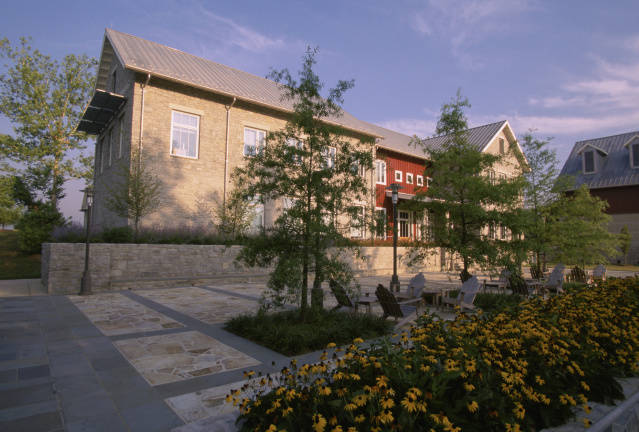
#> input picture pubs/building.jpg, 639 x 432 px, found by its file name
$ jupyter execute --allow-errors PSO_hw16_en.ipynb   (shell and % lines are left out)
#> lines starting #> are read from the running program, lines starting #| are printed output that depends on the picture
<a href="https://colab.research.google.com/github/kocurvik/edu/blob/master/PSO/notebooks/PSO_hw16_en.ipynb" target="_parent"></a>

# HW16 Edge-Preserving Smoothing (The Bilateral Filter)

## Introduction
Standard linear filters, like the Gaussian blur, are excellent for removing noise, but they have a significant downside: they smooth everything, including edges. This results in a loss of structural detail.The Bilateral Filter is a non-linear filter that solves this by considering two factors when calculating the weight of a neighbor pixel:
* Spatial Distance: How far is the neighbor from the center? (Like a standard Gaussian).
* Range (Intensity) Distance: How similar is the neighbor's intensity to the center?If a neighbor is close in space but very different in intensity (e.g., across an edge), it gets a low weight, preserving the edge.

### Mathematical Formulation
For a pixel at location $p$, the filtered output $BF[I]_p$ is defined as:$$BF[I]_p = \frac{1}{W_p} \sum_{q \in S_p} G_{\sigma_s}(||p - q||) \cdot G_{\sigma_r}(|I_p - I_q|) \cdot I_q,$$
where:
* $S_p$ is the neighborhood of $p$.
* $G_{\sigma_s}$ is the spatial Gaussian kernel (parameter $\sigma_s$).
* $G_{\sigma_r}$ is the range (intensity) Gaussian kernel (parameter $\sigma_r$).
* $||p - q||$ is the spatial (Euclidean) distance.
* $|I_p - I_q|$ is the intensity difference.
* $W_p$ is the normalization factor (sum of weights, e.g. $W_p = \sum_{q \in S_p} G_{\sigma_s}(||p - q||) \cdot G_{\sigma_r}(|I_p - I_q|)$)

The Gaussian function is defined as $G_{\sigma}(x) = \frac{1}{\pi \sigma^2} e^{\frac{-x^2}{2 \sigma^2}}$. Since you will normalize the weights anyways you can use $G_{\sigma}(x) \sim e^{\frac{-x^2}{2 \sigma^2}}$. The function is provided to you in the code block below.

[cell 1]
import numpy as np
from matplotlib import pyplot as plt

# Gaussian function
def gaussian(x, sigma):
    return (1.0 / (2 * np.pi * (sigma ** 2))) * np.exp(-(x ** 2) / (2 * (sigma ** 2)))

# Simplified Gaussian for weights (ignoring constant factor as it cancels out in normalization)
def gaussian_weight(delta, sigma):
    return np.exp(-(delta ** 2) / (2 * sigma ** 2))

def gshow(img, title=None):
  plt.imshow(img, cmap='gray', vmin=0, vmax=1.0)
  plt.title(title)
  plt.axis("off")
  plt.show()

### Implementation
Implement the Bilateral FilterImplement the function `my_bilateral_filter`.

Note: To keep execution time reasonable for this homework, you may implement this using nested loops, but it will be slow. We will run it on a small image or a crop.

Requirements:
* Create a window of size (2*radius + 1).
* Pre-compute the Spatial Kernel (since it doesn't change per pixel) to improve performance.
* Iterate over the image (ignoring borders for simplicity or padding them).
* For every window, compute the Range Kernel dynamically based on intensity differences.
* Multiply Spatial and Range weights to get the final weights.

[cell 2]
def my_bilateral_filter(img, radius, sigma_s, sigma_r):
    # Params:
    #  img: h x w array holding grayscale image in floats with range 0.0-1.0
    #  radius: The radius of the window (window size will be 2*radius+1)
    #  sigma_s: Spatial standard deviation
    #  sigma_r: Range (intensity) standard deviation
    # Returns:
    #  Filtered image

    #implement
    return output

You can compare your code first on synthetic data and then on real data (we keep resize the image since bilateral filtering is expensive).

[cell 3]
def show_images(images, titles, figsize=(15, 5)):
  plt.figure(figsize=figsize)
  for i, (img, title) in enumerate(zip(images, titles)):
    plt.subplot(1, len(images), i + 1)
    plt.imshow(img, cmap='gray', vmin=0, vmax=1)
    plt.title(title)
    plt.axis('off')
  plt.show()

[cell 4]
hw_size = 60
synthetic_img = np.zeros((hw_size, hw_size))
synthetic_img[:, :hw_size//2] = 0.2
synthetic_img[:, hw_size//2:] = 1.0

noise = np.random.normal(0, 0.1, synthetic_img.shape)
synthetic_noisy = synthetic_img + noise

#> (the rest of this cell did not finish here and is left out)

[cell 5]
import cv2

building = cv2.resize(cv2.cvtColor(cv2.imread('building.jpg'), cv2.COLOR_BGR2GRAY), None, fx=0.25, fy=0.25) / 255.0
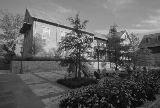
#> building: shape (108, 160) float64; min 0.0235, max 0.922, mean 0.38
noisy_building = building + np.random.normal(0, 0.03, building.shape)
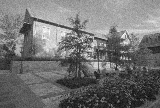
#> noisy_building: shape (108, 160) float64; min -0.0785, max 0.942, mean 0.38; drawn with min black and max white

#> (the rest of this cell did not finish here and is left out)



gaussian_blur = cv2.GaussianBlur(noisy_building, (11, 11), 10)

# Visualization
show_images([noisy_building, gaussian_blur, filtered_synthetic],
            ["Noisy Input", "Gaussian Blur (Edges Blurred)", "My Bilateral (Edges Sharp)"])

$ run again, with pubs/lizard.jpg copied over pubs/building.jpg
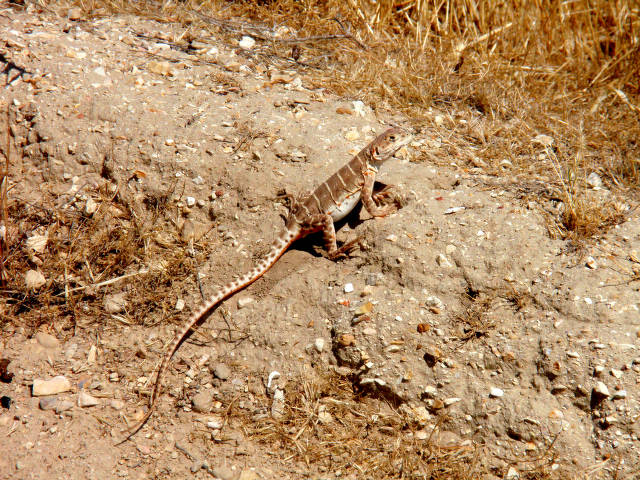
#> input picture pubs/lizard.jpg, 640 x 480 px, found by its file name
#> `building = cv2.resize(cv2.cvtColor(cv2.imread('building.jpg'), cv2.COL..`:
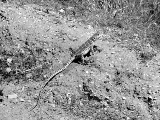
#> building: shape (120, 160) float64; min 0, max 0.996, mean 0.581

$ run again, with pubs/plant.jpg copied over pubs/building.jpg
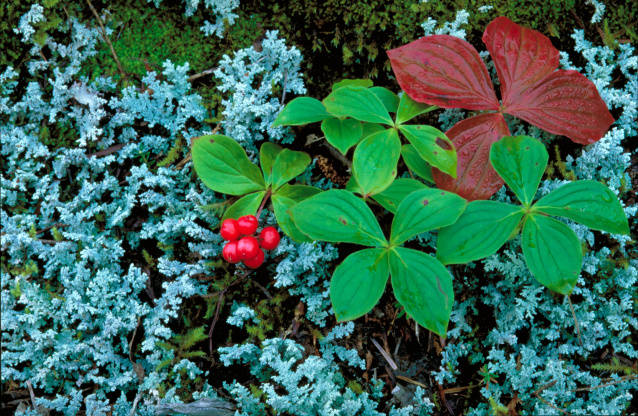
#> input picture pubs/plant.jpg, 638 x 416 px, found by its file name
#> `building = cv2.resize(cv2.cvtColor(cv2.imread('building.jpg'), cv2.COL..`:
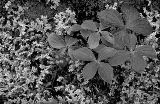
#> building: shape (104, 160) float64; min 0, max 0.925, mean 0.341
#> `noisy_building = building + np.random.normal(0, 0.03, building.shape)`:
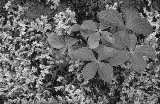
#> noisy_building: shape (104, 160) float64; min -0.0926, max 0.976, mean 0.341; drawn with min black and max white
